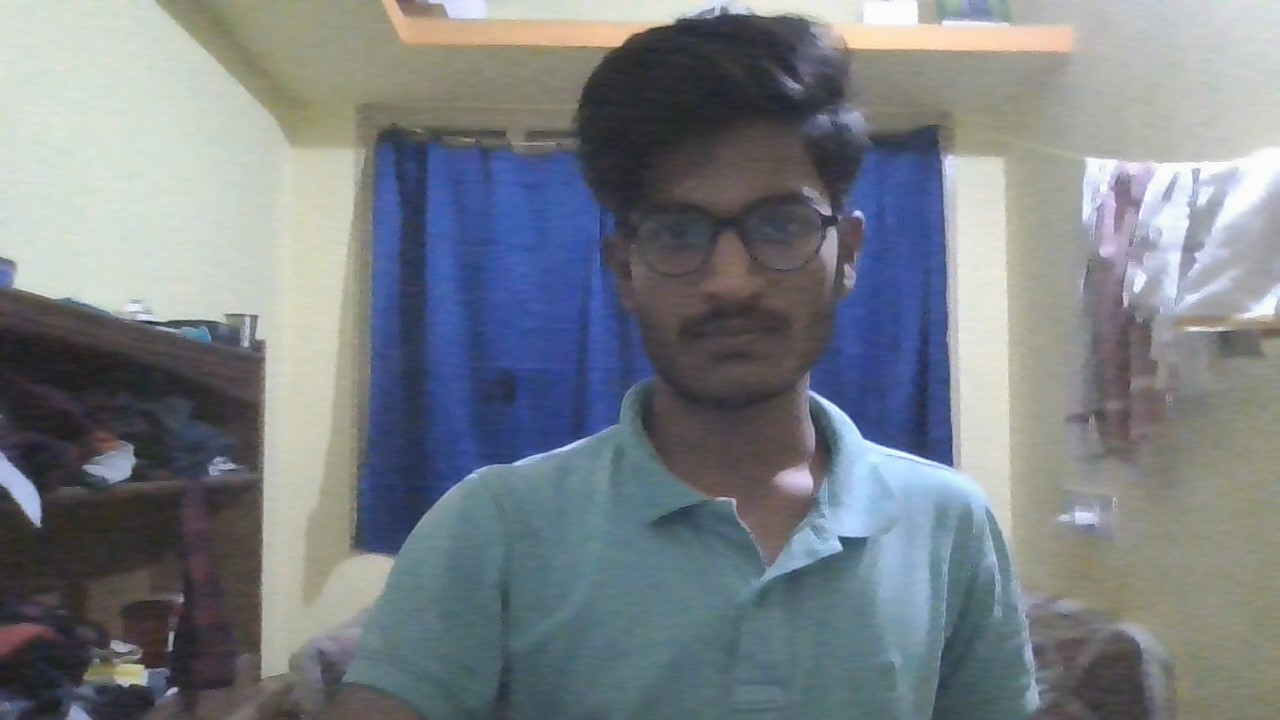
#> input picture image.jpg, 1280 x 720 px
$ python program8.py
#> lines starting #> are read from the running program, lines starting #| are printed output that depends on the picture
import cv2
import numpy as np

# Load the image
image_path = "image.jpg"  # Replace with the path to your image
img = cv2.imread(image_path)
#> img is the input picture: shape (720, 1280, 3); mean B, G, R 133.3, 127.5, 121.6

# Get the image dimensions
height, width, _ = img.shape
#> height = 720; width = 1280

# Define the transformation matrices
rotation_matrix = cv2.getRotationMatrix2D((width/2, height/2), 45, 1)  # Rotate by 45 degrees
scaling_matrix = np.float32([[1.5, 0, 0], [0, 1.5, 0]])  # Scale by 1.5x
translation_matrix = np.float32([[1, 0, 100], [0, 1, 50]])  # Translate by (100, 50)

# Apply transformations
rotated_img = cv2.warpAffine(img, rotation_matrix, (width, height))
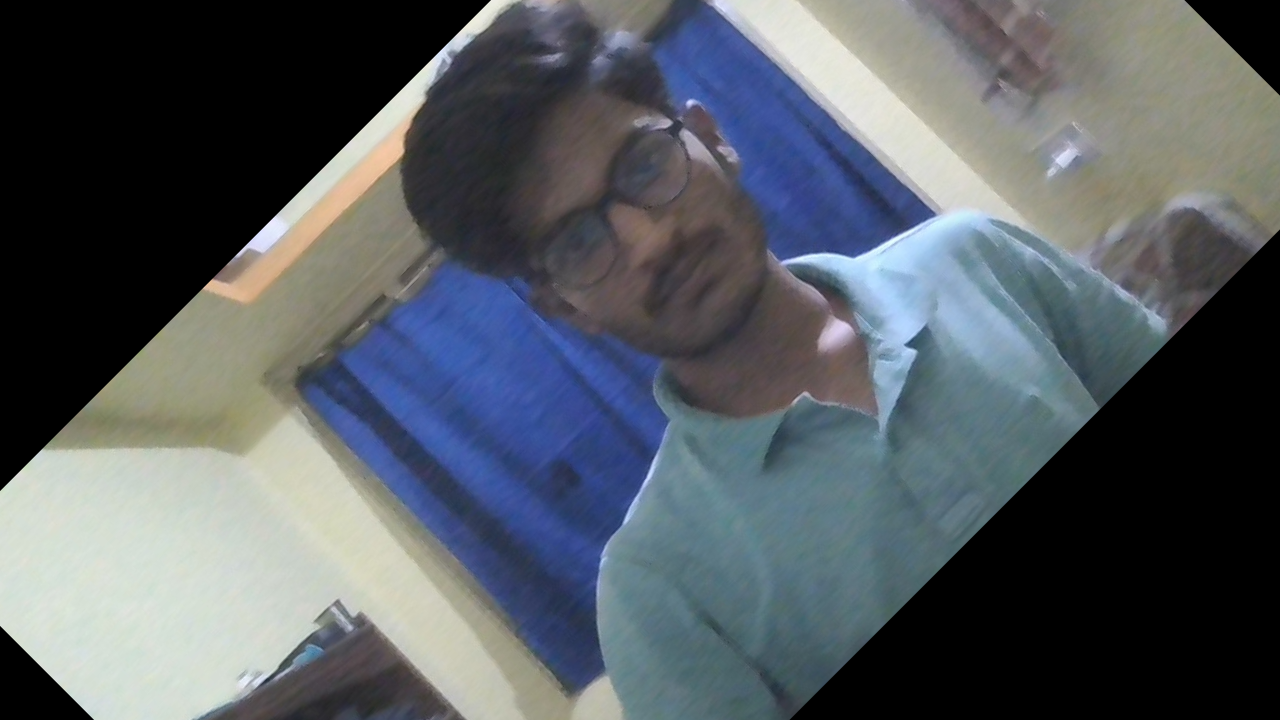
#> rotated_img: shape (720, 1280, 3); mean B, G, R 98.1, 92.2, 86
scaled_img = cv2.warpAffine(img, scaling_matrix, (int(width*1.5), int(height*1.5)))
translated_img = cv2.warpAffine(img, translation_matrix, (width, height))
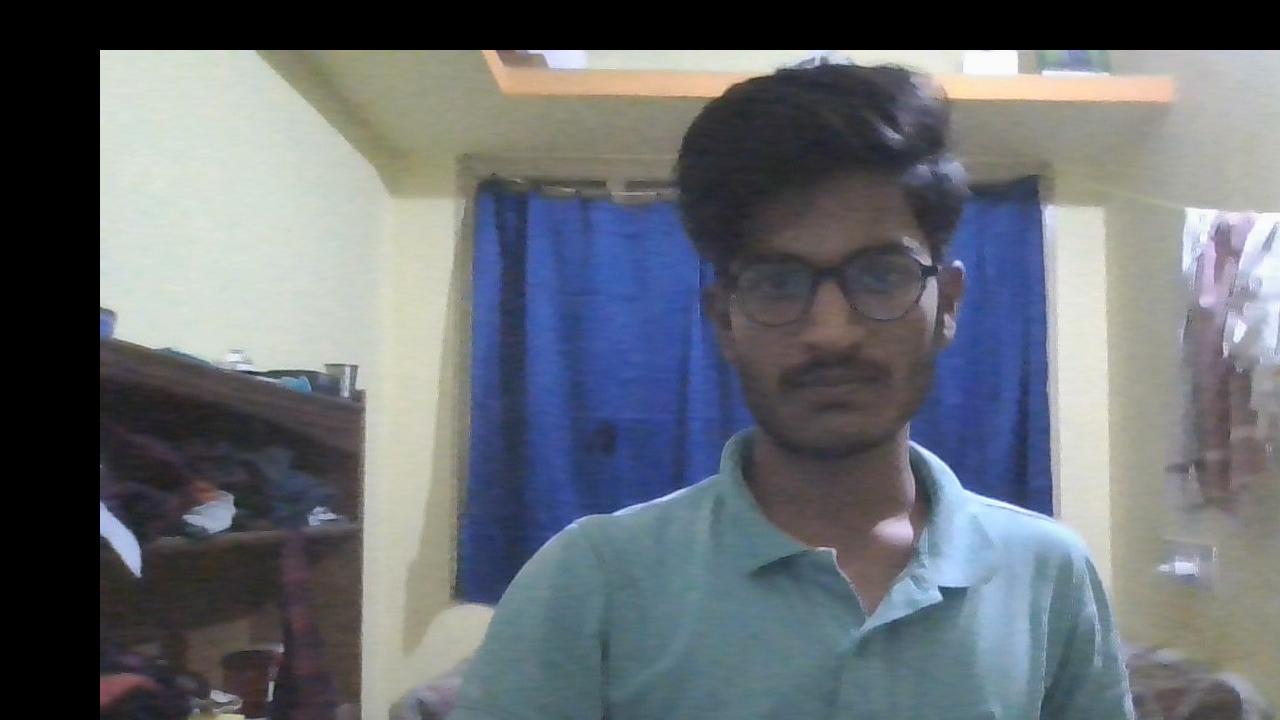
#> translated_img: shape (720, 1280, 3); mean B, G, R 114.6, 108.7, 103.6

# Display the original and transformed images
cv2.imshow("Original Image", img)
cv2.imshow("Rotated Image", rotated_img)
cv2.imshow("Scaled Image", scaled_img)
cv2.imshow("Translated Image", translated_img)

# Wait for a key press and then close all windows
cv2.waitKey(0)
cv2.destroyAllWindows()
